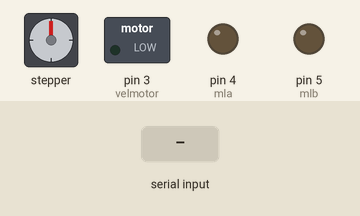
Simulated run of this sketch. Board: Arduino Uno, built with avr-gcc and run on an emulated ATmega328P. Parts: stepper motor, switched loads named in the sketch (green lamp = pin HIGH), output pins drawn as LEDs (lit = HIGH). The test bench sets the inputs (shaded band). Stepper angles assume 2048 steps per turn.

Above: at 1.2 s.
1.3 s: "misture" received over Serial
At 5.9 s:
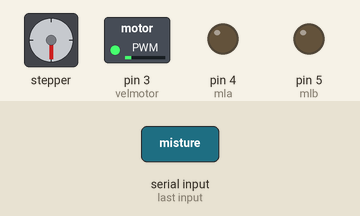
At 6.9 s:
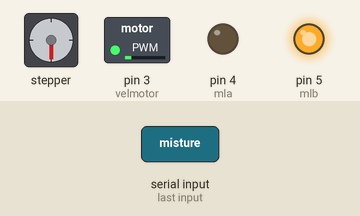
Timing chart, 0 to 9.7 s (numbered marks = the images above; inputs shaded):
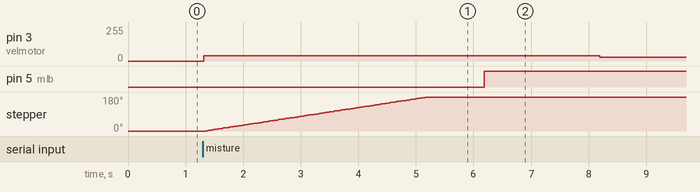

The sketch:

motordc.ino
```cpp
#include <Stepper.h>

#define velmotor 3
#define mla 4
#define mlb 5

int vel = 0;

#define e1 8
#define e2 9
#define e3 10
#define e4 11
#define passosPorGiro 32

Stepper mp(passosPorGiro,e1,e3,e2,e4);

void setup()
{
  pinMode(velmotor,OUTPUT);
  pinMode(mla,OUTPUT);
  pinMode(mlb,OUTPUT);
  digitalWrite(mla,LOW);
  digitalWrite(mlb,LOW);
  analogWrite(velmotor,vel);
  Serial.begin(9600);
  Serial.setTimeout(10);
}

void loop()
{
  String texto = Serial.readString();
  texto.trim();
  if (texto != "")
  {
    if (texto == "misture")
    {
      vel=40;
      analogWrite(velmotor,vel);

      motorPasso(500,1,1,1000);

      digitalWrite(mlb,HIGH);
      digitalWrite(mla,LOW);

      delay(2000);

      vel=30;
      analogWrite(velmotor,vel);

      delay(10000);

      digitalWrite(mlb, LOW);
      digitalWrite(mla,LOW);

      delay(1000);

      motorPasso(500,-1,1,3000);
    }
  }
}

void motorPasso(int vel, int sentido, int voltas, int tmp)
{
  mp.setSpeed(vel);
  for (int i = 0; i<(32*voltas); i++)
  {
    mp.step(passosPorGiro*sentido);
  }
  delay(tmp);

}
```

Measured:
- after the input at 1.3 s, pin 3 (velmotor): 0/255 → 40/255 at once, → 30/255 6.9 s later; pin 5 (mlb): LOW → HIGH after 4.9 s; stepper: turns 180° clockwise in 3.8 s, starting after 0.06 s
